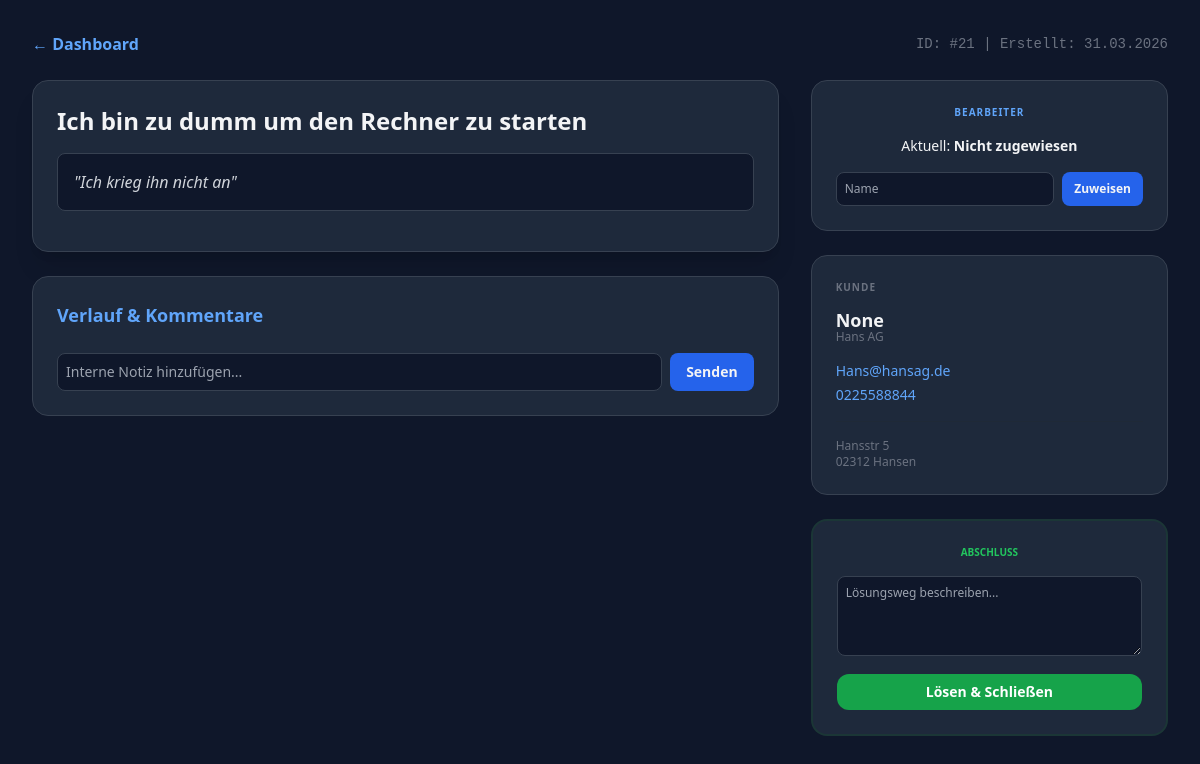
The page /support/ticket/21 on the database its author committed.
### models.py (models this page shows, shortened)
class Ticket(db.Model):
    __tablename__ = 'ticket'
    id = db.Column(db.Integer, primary_key=True)
    titel = db.Column(db.String(100), nullable=False)
    beschreibung = db.Column(db.Text, nullable=False)
    prioritaet = db.Column(db.String(20), default='Mittel')
    kategorie = db.Column(db.String(50), default='Allgemein')
    status = db.Column(db.String(20), default='Offen')
    bearbeiter = db.Column(db.String(100), default='Nicht zugewiesen')
    datum = db.Column(db.DateTime, default=lambda: datetime.now(timezone.utc))
    loesung = db.Column(db.Text)
    kunde_name = db.Column(db.String(100))
    kunde_firma = db.Column(db.String(100))
    kunde_email = db.Column(db.String(100))
    kunde_telefon = db.Column(db.String(50))
    kunde_strasse = db.Column(db.String(100))
    kunde_plz = db.Column(db.String(10))
    kunde_ort = db.Column(db.String(100))
    comments = db.relationship('Comment', backref='ticket', lazy=True, cascade="all, delete-orphan")

### app.py (the view)
@app.route('/support/ticket/<int:id>')
def ticket_detail(id):
    ticket = Ticket.query.get_or_404(id)
    return render_template('detail.html', ticket=ticket)

### templates/detail.html (shortened to what this page needs)
<!DOCTYPE html>
<html lang="de">
<head>
    <script src="https://cdn.tailwindcss.com"></script>
</head>
<body class="bg-[#0f172a] text-gray-100 p-8">
    <div class="max-w-6xl mx-auto">
        <div class="flex justify-between items-center mb-6">
            <div class="flex items-center gap-4">
                <a href="/support" class="text-blue-400 font-bold hover:underline">← Dashboard</a>
            </div>
            <span class="text-gray-500 text-sm font-mono">ID: #{{ ticket.id }} | Erstellt: {{ ticket.datum.strftime('%d.%m.%Y') }}</span>
        </div>
        <div class="grid grid-cols-1 lg:grid-cols-3 gap-8">
            <div class="lg:col-span-2 space-y-6">
                <div class="bg-[#1e293b] p-6 rounded-2xl border border-gray-700 shadow-xl">
                    <h1 class="text-2xl font-bold mb-4">{{ ticket.titel }}</h1>
                    <div class="bg-[#0f172a] p-4 rounded-lg text-gray-300 border border-gray-700 italic mb-4">
                        "{{ ticket.beschreibung }}"
                    </div>
                </div>
                <div class="bg-[#1e293b] p-6 rounded-2xl border border-gray-700">
                    <h3 class="text-lg font-bold mb-4 text-blue-400">Verlauf & Kommentare</h3>
                    <form action="/comment/{{ ticket.id }}" method="POST" class="flex gap-2">
                        <input type="text" name="comment_text" placeholder="Interne Notiz hinzufügen..." required class="flex-1 bg-[#0f172a] border border-gray-700 rounded-lg p-2 text-sm text-white outline-none focus:border-blue-500">
                        <button type="submit" class="bg-blue-600 hover:bg-blue-500 px-4 py-2 rounded-lg text-sm font-bold transition">Senden</button>
                    </form>
                </div>
            </div>
            <div class="space-y-6">
                <div class="bg-[#1e293b] p-6 rounded-2xl border border-gray-700 text-center">
                    <h3 class="text-blue-400 text-[10px] font-bold uppercase mb-4 tracking-widest">Bearbeiter</h3>
                    <p class="text-sm mb-4">Aktuell: <span class="font-bold">{{ ticket.bearbeiter }}</span></p>
                    <form action="/assign/{{ ticket.id }}" method="POST" class="flex gap-2">
                        <input type="text" name="bearbeiter" placeholder="Name" required class="flex-1 bg-[#0f172a] border border-gray-700 rounded-lg p-2 text-xs text-white">
                        <button type="submit" class="bg-blue-600 px-3 py-2 rounded-lg text-xs font-bold transition">Zuweisen</button>
                    </form>
                </div>
                <div class="bg-[#1e293b] p-6 rounded-2xl border border-gray-700">
                    <h3 class="text-gray-500 text-[10px] font-bold uppercase mb-4 tracking-widest">Kunde</h3>
                    <p class="font-bold text-lg leading-none">{{ ticket.kunde_name }}</p>
                    <p class="text-gray-500 text-xs mb-4">{{ ticket.kunde_firma or 'Privat' }}</p>
                    <div class="text-blue-400 text-sm space-y-1 mb-4">
                        <p>{{ ticket.kunde_email }}</p>
                        <p>{{ ticket.kunde_telefon }}</p>
                    </div>
                    <div class="text-xs text-gray-500 pt-4 border-t border-gray-800">
                        <p>{{ ticket.kunde_strasse }}</p>
                        <p>{{ ticket.kunde_plz }} {{ ticket.kunde_ort }}</p>
                    </div>
                </div>
                {% if ticket.status != 'Erledigt' %}
                <div class="bg-[#1e293b] p-6 rounded-2xl border-2 border-green-900/30">
                    <h3 class="text-green-500 text-[10px] font-bold uppercase mb-4 text-center">Abschluss</h3>
                    <form action="/solve/{{ ticket.id }}" method="POST" class="space-y-3">
                        <textarea name="loesung" placeholder="Lösungsweg beschreiben..." required class="w-full bg-[#0f172a] border border-gray-700 rounded-lg p-2 text-xs text-white h-20 outline-none focus:border-green-500"></textarea>
                        <button type="submit" class="w-full bg-green-600 hover:bg-green-500 text-white font-bold py-2 rounded-xl text-sm transition">Lösen & Schließen</button>
                    </form>
                </div>
                {% endif %}
            </div>
        </div>
    </div>
</body>
</html>

### rows shown on the page
Ticket: id "21", datum "31.03.2026", titel "Ich bin zu dumm um den Rechner zu starten", beschreibung "Ich krieg ihn nicht an", bearbeiter "Nicht zugewiesen", kunde_name "None", kunde_firma "Hans AG", kunde_email "Hans@hansag.de", kunde_telefon "0225588844", kunde_strasse "Hansstr 5", kunde_plz "02312", kunde_ort "Hansen"
